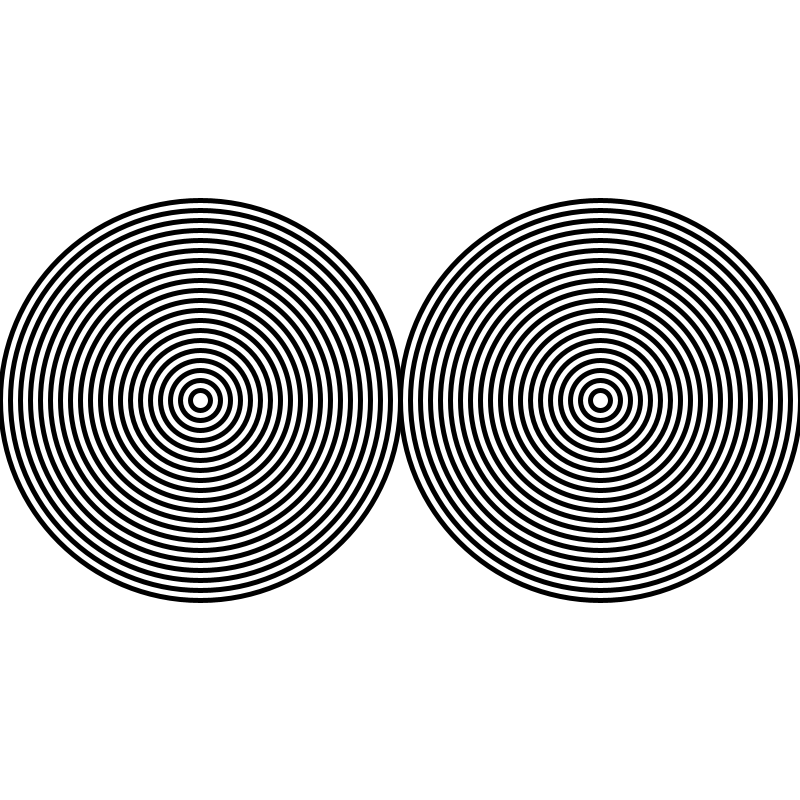
Frame 1 (no input)
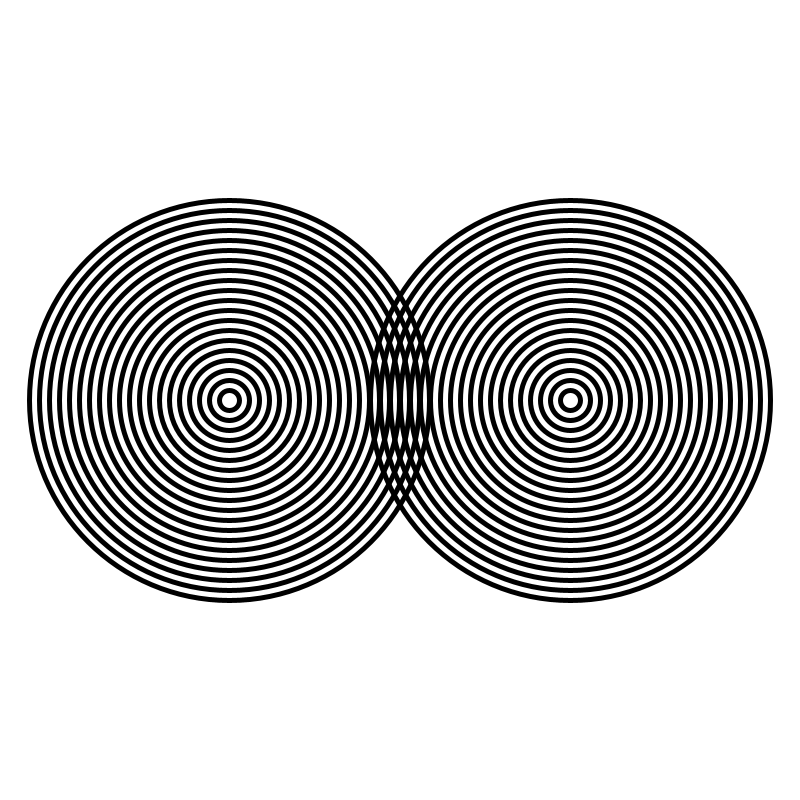
Frame 60 (the mouse pressed at the canvas centre just before this capture)
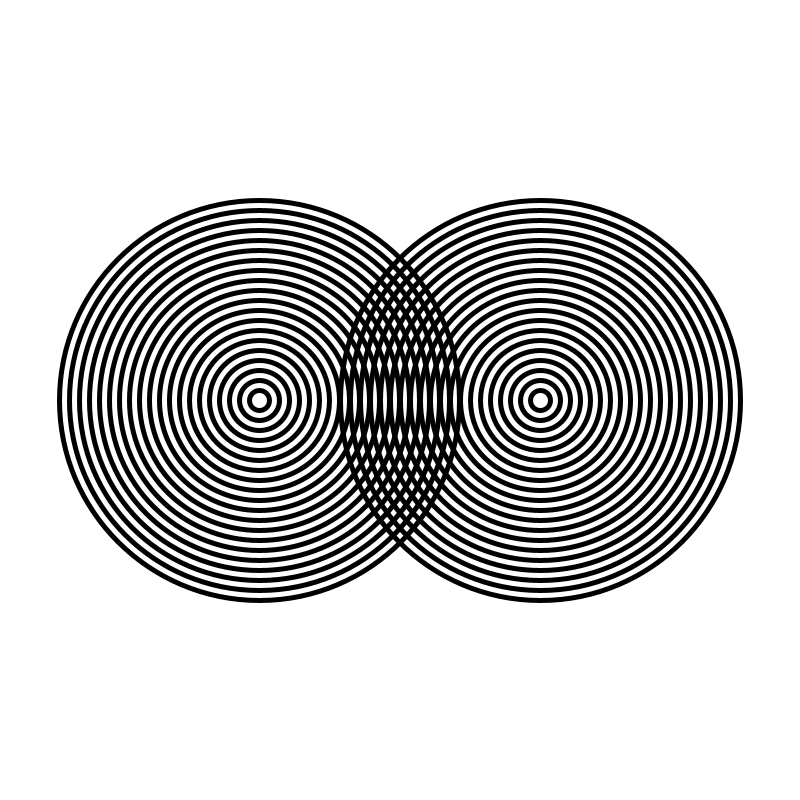
Frame 120 (the mouse held since frame 60 and released just before this capture)

The Processing sketch that drew these frames (run headless with seeded random() and noise(); from frame 60 on, the mouse is pressed at the canvas centre):

// Processing sketch: Amazing_Rings
// ── Amazing_Rings.pde
 float y=400;
 float a=200;
float b=400;
 float c=600;
void setup(){
  size(800,800);
  strokeWeight(5);
}

void draw(){
  background(255,255,255);
  noFill();
  y=400;
 for(int i=0; i<20; i++){
     ellipse(a, b, y, y);
     y=y-20;
 }
 y=400;
 for(int e=0; e<20; e++){
     ellipse(c, b, y, y);
     y=y-20;
}
if(a>=600 || c<=200){
  a=200;
  c=600;
}
a=a+.5;
c=c-.5;

}
